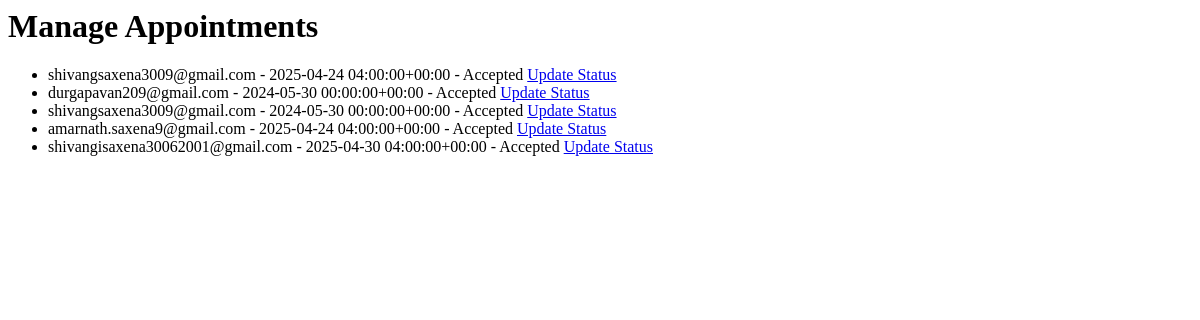
/manage/ (signed in), run on an earlier commit of the app's database.
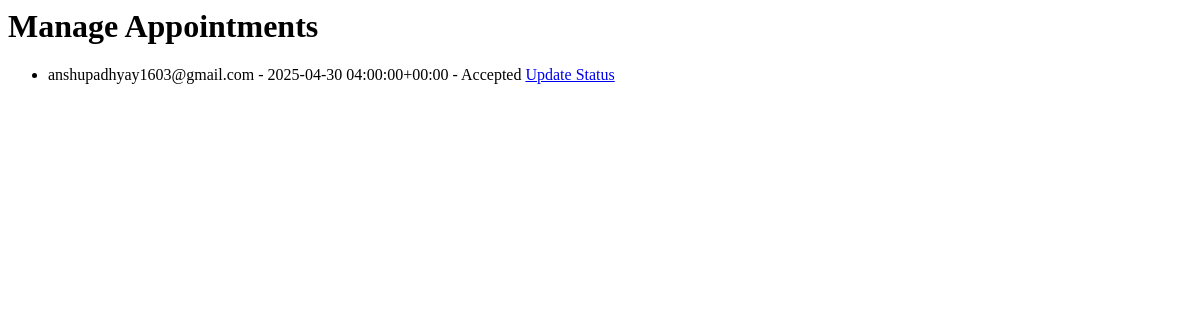
And on a later commit of the database.
### Insurance/models.py (models this page shows, shortened)
class Appointment(models.Model):
    STATUS_CHOICES = [
        ('P', 'Pending'),
        ('A', 'Accepted'),
        ('R', 'Rejected'),
    ]
    customer = models.ForeignKey(CustomerDetail, on_delete=models.CASCADE, related_name='appointments')
    agent = models.ForeignKey(Ajents, on_delete=models.CASCADE, related_name='appointments')
    appointment_date = models.DateTimeField()
    status = models.CharField(max_length=1, choices=STATUS_CHOICES, default='P')
    created_at = models.DateTimeField(auto_now_add=True)
    def __str__(self):
        return f"{self.customer.user.username} - {self.appointment_date}"

class CustomerDetail(models.Model):
    user = models.ForeignKey(User,on_delete=models.CASCADE, related_name='customer_details')
    Phone_number=models.CharField(max_length=15,null=True)
    Address=models.CharField(max_length=100,null=True)
    otp = models.CharField(max_length=25,default='0000')

### Insurance/views.py (the view)
# urls.py: path('manage/', views.manage_appointments, name='manage_appointments'),
@staff_member_required
def manage_appointments(request):
    appointments = Appointment.objects.all()
    return render(request, 'manage_appointments.html', {'appointments': appointments})

### Insurance/templates/manage_appointments.html
<h1>Manage Appointments</h1>
<ul>
    {% for appointment in appointments %}
        <li>
            {{ appointment }} - {{ appointment.get_status_display }}
            <a href="{% url 'update_appointment_status' appointment.id %}">Update Status</a>
        </li>
    {% endfor %}
</ul>

What changed in the data, as far as the page shows it:
removed Appointment: customer+appointment_date "shivangsaxena3009@gmail.com - 2025-04-24 04:00:00+00:00", status "Accepted"
removed Appointment: customer+appointment_date "durgapavan209@gmail.com - 2024-05-30 00:00:00+00:00", status "Accepted"
removed Appointment: customer+appointment_date "shivangsaxena3009@gmail.com - 2024-05-30 00:00:00+00:00", status "Accepted"
removed Appointment: customer+appointment_date "amarnath.saxena9@gmail.com - 2025-04-24 04:00:00+00:00", status "Accepted"
changed Appointment "Accepted": customer+appointment_date "shivangisaxena30062001@gmail.com - 2025-04-30 04:00:00+00:00" → "anshupadhyay1603@gmail.com - 2025-04-30 04:00:00+00:00"
